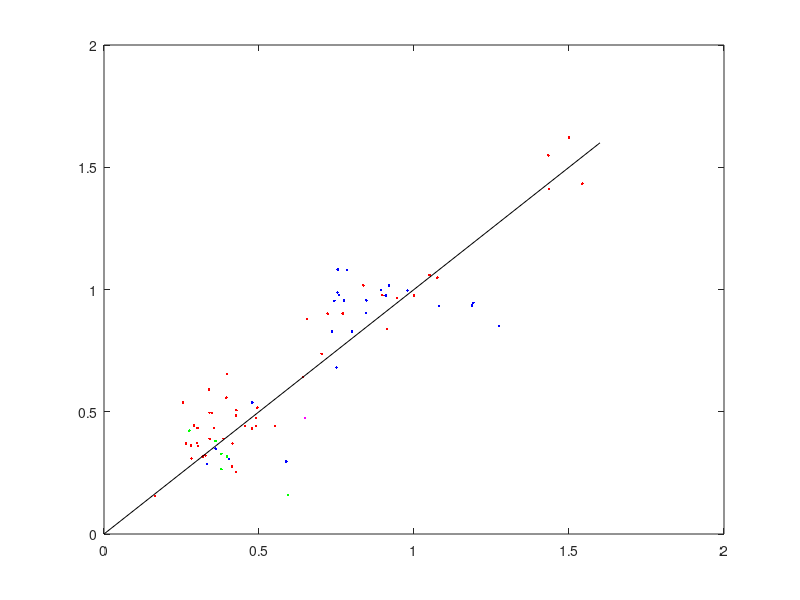

Recreate this plot in MATLAB. (Note: this script raises an error after producing the figure.)
%% fig:HeijRoel81
%% bib:HeijRoel81
%% out:HeijRoel81
%% expected and measured molar yield of dioxygen

data = [0.53 1.261904762 4 0;
	0.59 1.735294118 4 0;
	0.65 1.756756757 4 0;
	0.56 1.435897436 4 0;
	0.54 1.542857143 4 0;
	0.36 1.5         4 0;
	0.43 1.433333333 4 0;
	0.55 0.8461538462 2.133333333 0;
	0.43 0.7543859649 2.133333333 0;
	0.55 0.7746478873 2.133333333 0;
	0.6  0.8450704225 2.133333333 0;
	0.53 0.7571428571 2.133333333 0;
	0.52 0.7536231884 2.133333333 0;
	0.56 1.191489362  2.133333333 0;
	0.51 0.8947368421 2.133333333 0;
	0.57 1.1875       2.133333333 0;
	0.65 1.274509804  2.133333333 0;
	0.53 0.8983050847 2.133333333 0;
	0.54 1.08 4 1;
	0.46 0.92 4 1;
	0.48 0.9795918367 4 1;
	0.5  0.9090909091 4 1;
	0.63 0.9130434783 4 1;
	0.57 0.7215189873 4 1;
	0.57 0.7215189873 4 1;
	0.59 0.6555555556 4 1;
	0.57 0.7702702703 4 1;
	0.5  1            4 1;
	0.43 1.075        4 1;
	0.64 0.8          3 0.5;
	0.52 0.7428571429 3 0.5;
	0.78 0.75         3 0.5;
	0.64 0.7356321839 3 0.5;
	0.4  0.7843137255 3 0.5;
	0.46 0.8363636364 3 0.5;
	0.42 1.05         3 0.5;
	0.51 0.9444444444 3 0.5;
	0.74 0.3854166667 2.666666667 1;
	0.74 0.3410138249 2.666666667 1;
	0.69 0.4539473684 2.666666667 1;
	0.69 0.552        2.666666667 1;
	0.69 0.4893617021 2.666666667 1;
	0.58 0.3945578231 2.666666667 1;
	0.56 0.347826087  2.333333333 1;
	0.68 0.4146341463 2.333333333 1;
	0.62 0.4769230769 2.333333333 1;
	0.52 0.2549019608 2.333333333 1;
	0.33 0.7021276596 2.333333333 1;
	0.5  0.6493506494 2 1;
	0.44 0.4782608696 2 1;
	0.34 0.641509434  2 1;
	0.33 0.3975903614 2 1;
	0.48 0.3404255319 2 1;
	0.49 0.4260869565 2 1;
	0.69 0.4131736527 2 1;
	0.71 0.4251497006 2 1;
	0.39 0.3391304348 2 1;
	0.5  0.4901960784 2 1;
	0.62 0.3604651163 2 1;
	0.68 0.3333333333 2 1;
	0.66 0.4024390244 2 1;
	0.67 0.5877192982 2 1;
	0.59 0.3597560976 2 1;
	0.55 0.275        2 1;
	0.65 0.3963414634 2 1;
	0.8  0.5925925926 2 1;
	0.7  0.3783783784 2 1;
	0.64 0.3786982249 2 1;
	0.54 0.3552631579 2 1;
	0.47 0.4272727273 2 1;
	0.6  0.2643171806 2 1;
	0.46 0.4946236559 2 1;
	0.54 0.3016759777 2 1;
	0.65 0.318627451  2 1;
	0.53 0.3028571429 2 1.166666667;
	0.41 0.2907801418 1.5 1;
	0.37 0.2803030303 1.333333333 1.166666667;
	0.42 0.2818791946 1.5 1.25;
	0.36 0.3 1.5 1.25;
	0.17 0.3269230769 2 2;
	0.09 0.1636363636 1 2];

bac = [ ...
  0.16364  0.15550;
  0.32692  0.32150;
  0.30000  0.37200;
  0.28188  0.30900;
  0.28030  0.36150;
  0.29078  0.44450;
  0.30286  0.36017;
  0.31863  0.31750;
  0.30168  0.43300;
  0.49462  0.51700;
  0.26431  0.37000;
  0.42727  0.50650;
  0.35527  0.43300;
  0.49020  0.47500;
  0.33913  0.59050;
  0.42515  0.25450;
  0.41317  0.27550;
  0.42608  0.48550;
  0.34043  0.49600;
  0.39759  0.65350;
  0.64151  0.64300;
  0.70213  0.73683;
  0.25490  0.53734;
  0.47692  0.43233;
  0.41464  0.36933;
  0.34783  0.49533;
  0.39456  0.55766;
  0.48936  0.44216;
  0.55200  0.44216;
  0.45395  0.44216;
  0.34101  0.38967;
  0.38542  0.38967;
  0.94444  0.96450;
  1.05000  1.05900;
  0.83637  1.01700;
  1.07500  1.04850;
  1.00000  0.97500;
  0.77027  0.90150;
  0.65556  0.88050;
  0.72152  0.90150;
  0.72152  0.90150;
  0.91304  0.83850;
  0.89831  0.97684;
  1.43334  1.54850;
  1.50000  1.62200;
  1.54286  1.43300;
  1.43590  1.41200];

fungi = [ ...
  0.37870  0.32800;
  0.37838  0.26500;
  0.59259  0.16000;
  0.39634  0.31750;
  0.27500  0.42250;
  0.35976  0.38050];

yeast = [ ...
  0.58772  0.29650;
  0.40244  0.30700;
  0.33334  0.28600;
  0.36046  0.34900;
  0.47826  0.53800;
  0.78432  1.08000;
  0.73563  0.82800;
  0.75000  0.68100;
  0.74286  0.95400;
  0.80000  0.82800;
  0.90909  0.97500;
  0.97959  0.99600;
  0.92000  1.01700;
  1.08000  0.93300;
  1.27451  0.85083;
  1.18750  0.93483;
  0.89474  0.99783;
  1.19149  0.94534;
  0.75363  0.98733;
  0.75715  0.97684;
  0.84507  0.90333;
  0.77465  0.95583;
  0.75439  1.08183;
  0.84616  0.95583];

chloro = [ ...
  0.64935  0.47495];       

%% gset term postscript color solid "Times-Roman" 35
%% gset output "HeijRoel81.ps"

plot(bac(:,1), bac(:,2), '.r', fungi(:,1), fungi(:,2), '.g', ...
    yeast(:,1), yeast(:,2), '.b', chloro(:,1), chloro(:,2), '.m', ...
    [0 1.6], [0 1.6], '-k')
legend('bacteria', 'fungi', 'yeast', 'chlorophyte', 2)
xlabel('measured yield, mol O2/C-mol')
ylabel('expected yield, mol O2/C-mol')
